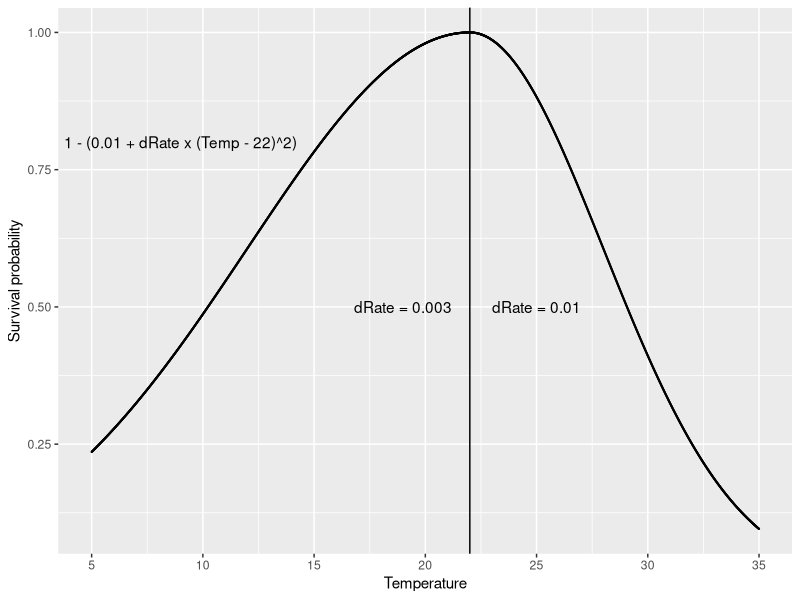
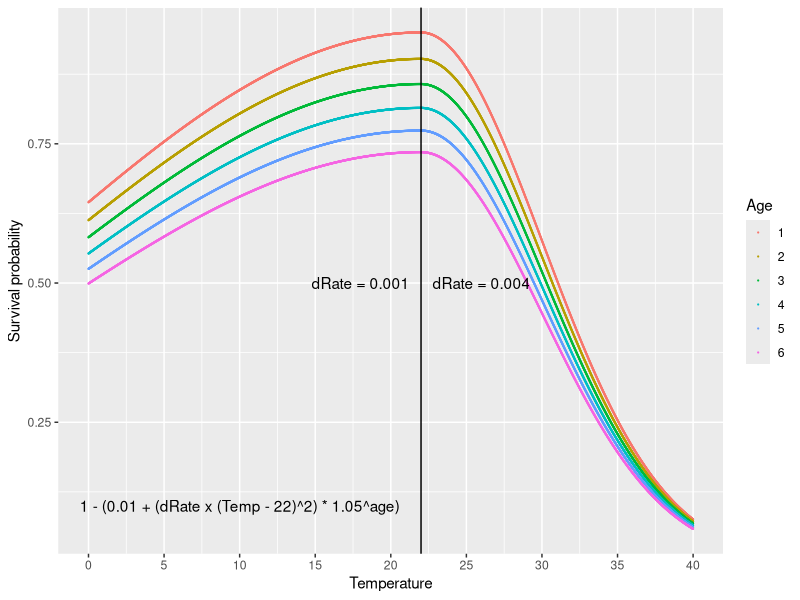
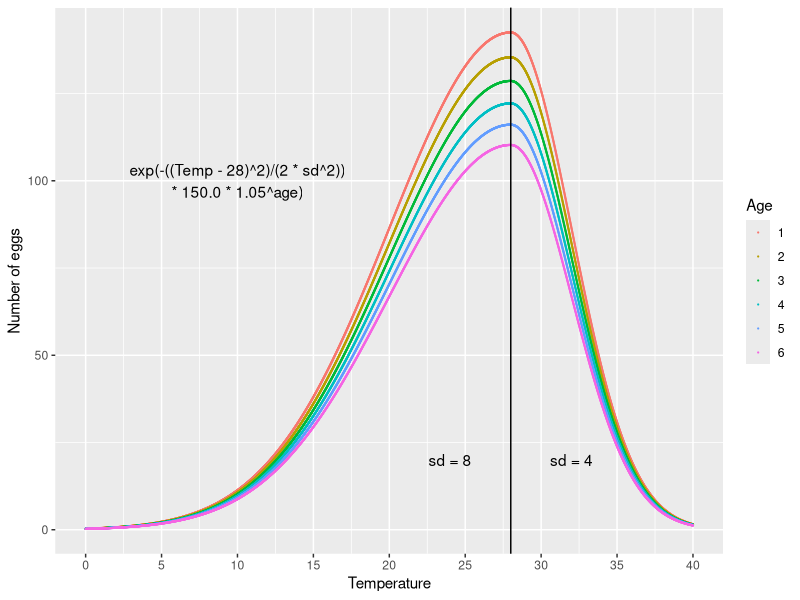

Write the R code that produced these figures, in order.
library(ggplot2)
library(cowplot)

#### juvenile ####
juv_optimum <- 22

juvenileMortality <- function(envValue){
  baseMort <- 0.01
  misMatch <- juv_optimum - envValue
  deathRate <- ifelse(misMatch > 0, 10, 6)
  
  mortality <- exp(-((envValue - juv_optimum) ^ 2)/(2 * deathRate ^ 2)) #baseMort + deathRate * misMatch ^ 2 
  mortality <- ifelse(mortality > 1, 1, mortality)
  mortality <- ifelse(mortality < baseMort, baseMort, mortality)
  return(mortality)
}

juv <- data.frame(env = seq(5,35,0.01), mort = NA)

juv$mort <- juvenileMortality(juv$env)

ggplot(juv, aes(x = env, y = mort)) + geom_point(size = 0.1) + geom_vline(xintercept = juv_optimum) +
  annotate("text", y = 0.8, x = juv_optimum - 13, label = "1 - (0.01 + dRate x (Temp - 22)^2)") +
  annotate("text", y = 0.5, x = juv_optimum - 3, label = "dRate = 0.003") +
  annotate("text", y = 0.5, x = juv_optimum + 3, label = "dRate = 0.01") +
  ylab("Survival probability") + xlab("Temperature") +
  scale_x_continuous("Temperature", breaks = seq(5,35,5))

#### adult ####
adu_optimum <- 22
adultMortality <- function(envValue, age){
  baseMort <- 0.01
  misMatch <- adu_optimum - envValue
  deathRate <- ifelse(misMatch > 0, 25, 8)
    
  mortality <- exp(-((envValue - adu_optimum) ^ 2)/(2 * deathRate ^ 2)) * (1 - 0.05)^age #(baseMort + deathRate * misMatch ^ 2)
  mortality <- ifelse(mortality > 1, 1, mortality)
  mortality <- ifelse(mortality < baseMort, baseMort, mortality)
  return(mortality)
}

env <- seq(0,40,0.01)

age <- NA
for (i in 1:6){
  tempage <- as.data.frame(rep(i, length(env)))
  age <- rbind(age,tempage)
}

colnames(age) <- c("age")
age <- na.omit(age)

adu <- data.frame(env = rep(env,6), age = age, mort = NA)

adu$mort <- adultMortality(adu$env,adu$age)

ggplot(adu, aes(x = env, y = mort, colour = as.factor(age))) + geom_point(size = 0.1) + geom_vline(xintercept = adu_optimum) +
  annotate("text", y = 0.1, x = 10, label = "1 - (0.01 + (dRate x (Temp - 22)^2) * 1.05^age)") +
  annotate("text", y = 0.5, x = adu_optimum-4, label = "dRate = 0.001") +
  annotate("text", y = 0.5, x = adu_optimum+4, label = "dRate = 0.004") +
  ylab("Survival probability") + xlab("Temperature") +
  scale_x_continuous("Temperature", breaks = seq(0,40,5)) +
  labs(colour = "Age")
  
#### Fertility ####
fer_optimum <- 28
gaus <- function(envValue){
  stddev <- ifelse(fer_optimum - envValue > 0, 8, 4)
  fert <- exp(-((envValue - fer_optimum) ^ 2.0)/(2.0 * stddev ^ 2)) * 150.0;
  return(fert)
}
fertility <- function(envValue, age){
  fert <- gaus(envValue) * (1 - 0.05)^age
  return(fert)
}

env <- seq(0,40,0.01)

age <- NA
for (i in 1:6){
  tempage <- as.data.frame(rep(i, length(env)))
  age <- rbind(age,tempage)
}

colnames(age) <- c("age")
age <- na.omit(age)

fer <- data.frame(env = rep(env,6), age = age, fertility = NA)

fer$fertility <- fertility(fer$env,fer$age)

ggplot(fer, aes(x = env, y = fertility, colour = as.factor(age))) + geom_point(size = 0.1) + geom_vline(xintercept = fer_optimum) +
  annotate("text", y = 100, x = 10, label = "exp(-((Temp - 28)^2)/(2 * sd^2))\n* 150.0 * 1.05^age)") +
  annotate("text", y = 20, x = fer_optimum-4, label = "sd = 8") +
  annotate("text", y = 20, x = fer_optimum+4, label = "sd = 4") +
  ylab("Number of eggs") + xlab("Temperature") +
  scale_x_continuous("Temperature", breaks = seq(0,40,5)) +
  labs(colour = "Age")
